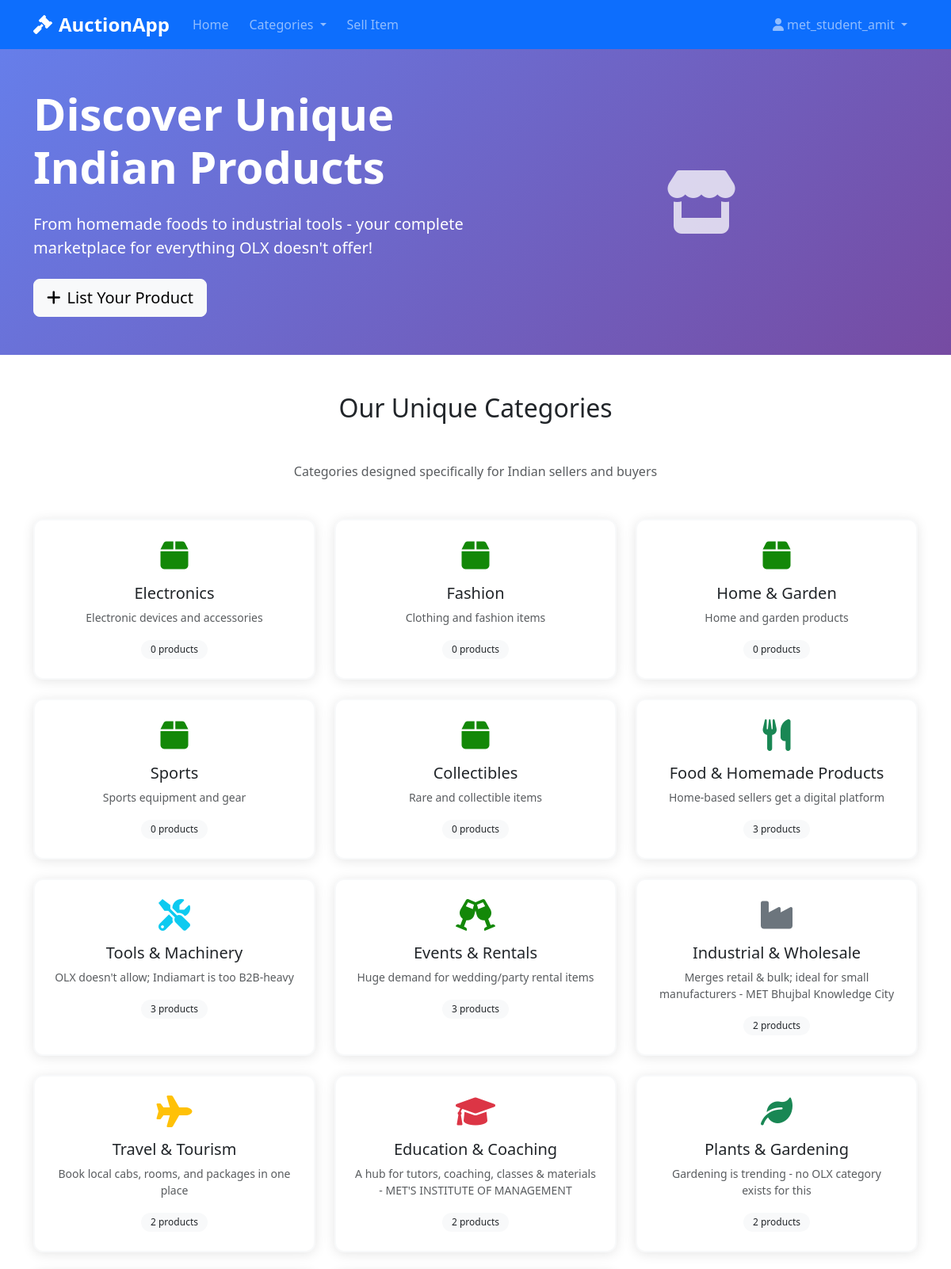
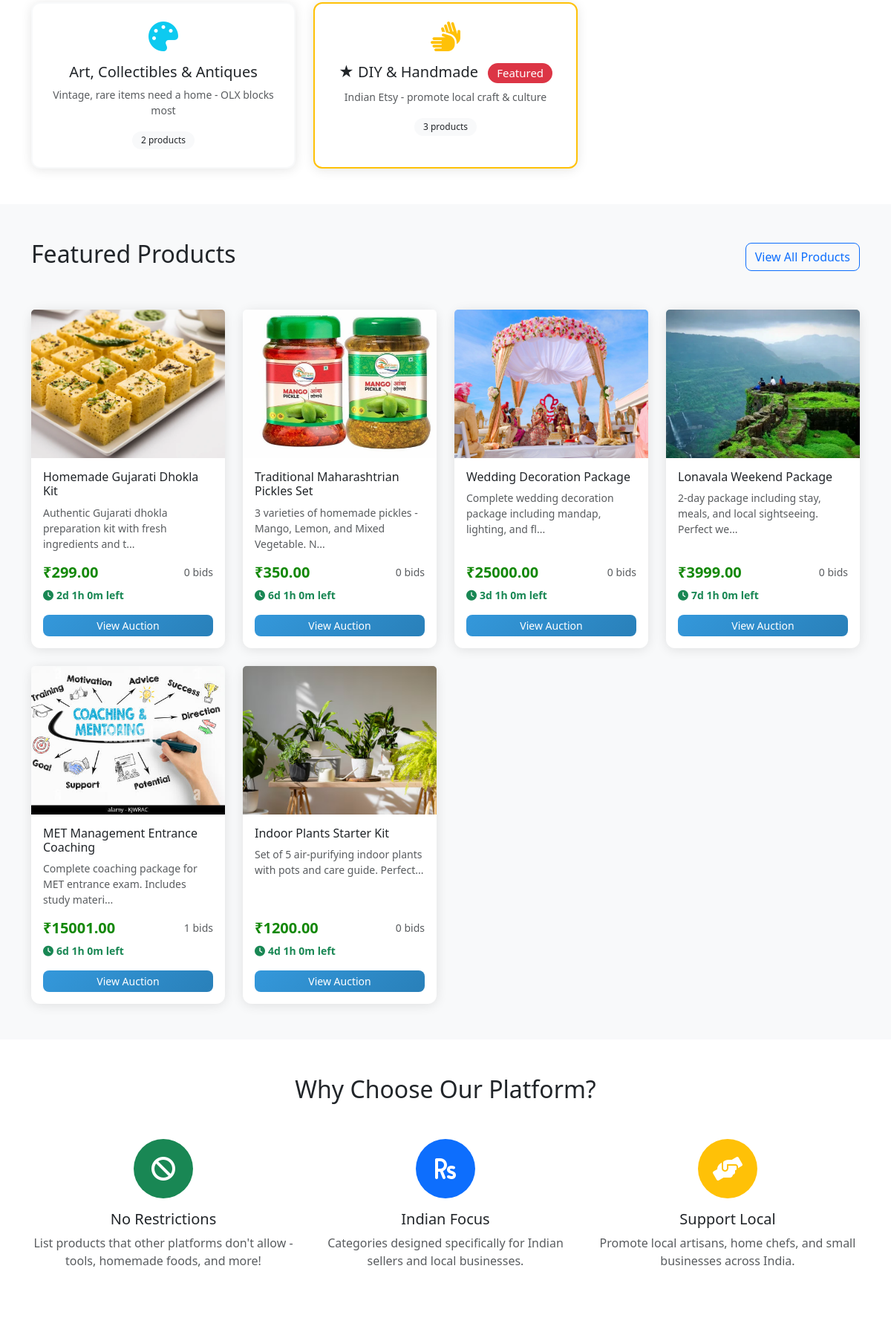
The page / (signed in, upper part) on the database its author committed (2 pictures, top to bottom).
### app.py (models this page shows, shortened)
class User(UserMixin, db.Model):
    __tablename__ = 'users'
    id = db.Column(db.Integer, primary_key=True)
    username = db.Column(db.String(64), unique=True, nullable=False)
    email = db.Column(db.String(120), unique=True, nullable=False)
    password_hash = db.Column(db.String(256), nullable=False)
    is_admin = db.Column(db.Boolean, default=False)
    created_at = db.Column(db.DateTime, default=db.func.current_timestamp())
    products = db.relationship('Product', backref='seller', lazy='dynamic')
    bids = db.relationship('Bid', backref='bidder', lazy='dynamic')

class Category(db.Model):
    __tablename__ = 'categories'
    id = db.Column(db.Integer, primary_key=True)
    name = db.Column(db.String(100), unique=True, nullable=False)
    description = db.Column(db.Text)
    created_at = db.Column(db.DateTime, default=db.func.current_timestamp())
    products = db.relationship('Product', backref='category', lazy='dynamic')

class Product(db.Model):
    __tablename__ = 'products'
    id = db.Column(db.Integer, primary_key=True)
    name = db.Column(db.String(200), nullable=False)
    description = db.Column(db.Text)
    starting_price = db.Column(db.Float, nullable=False)
    current_price = db.Column(db.Float, nullable=False)
    image_url = db.Column(db.String(500))
    end_time = db.Column(db.DateTime, nullable=False)
    created_at = db.Column(db.DateTime, default=db.func.current_timestamp())
    is_active = db.Column(db.Boolean, default=True)
    seller_id = db.Column(db.Integer, db.ForeignKey('users.id'), nullable=False)
    category_id = db.Column(db.Integer, db.ForeignKey('categories.id'), nullable=False)
    bids = db.relationship('Bid', backref='product', lazy='dynamic', order_by='Bid.amount.desc()')
    @property
    def time_remaining(self):
        now = datetime.utcnow()
        if self.end_time > now:
            return self.end_time - now
        return None

### app.py (the view)
@app.route('/')
def home():
    active_products = Product.query.filter(
        Product.end_time > datetime.utcnow(),
        Product.is_active == True
    ).order_by(Product.created_at.desc()).limit(8).all()
    categories = Category.query.all()
    return render_template('home.html', products=active_products, categories=categories)

### app.py (called while the page is built)
@login_manager.user_loader
def load_user(user_id):
    return User.query.get(int(user_id))

@app.context_processor
def inject_user():
    return dict(current_user=current_user)

@app.context_processor
def inject_categories():
    categories = Category.query.all()
    return dict(categories=categories)

### templates/home.html (shortened to what this page needs)
{% extends "base.html" %}
{% block content %}
<section class="hero-section bg-gradient-primary text-white py-5">
    <div class="container">
        <div class="row align-items-center">
            <div class="col-lg-6">
                <h1 class="display-4 fw-bold mb-4">Discover Unique Indian Products</h1>
                <p class="lead mb-4">From homemade foods to industrial tools - your complete marketplace for everything OLX doesn't offer!</p>
                {% if not current_user.is_authenticated %}
                <div class="d-flex gap-3">
                    <a href="{{ url_for('register') }}" class="btn btn-light btn-lg">Start Selling</a>
                    <a href="{{ url_for('login') }}" class="btn btn-outline-light btn-lg">Login</a>
                </div>
                {% else %}
                <a href="{{ url_for('add_product') }}" class="btn btn-light btn-lg">
                    <i class="fas fa-plus me-2"></i>List Your Product
                </a>
                {% endif %}
            </div>
            <div class="col-lg-6 text-center">
                <i class="fas fa-store display-1 opacity-75"></i>
            </div>
        </div>
    </div>
</section>
<section class="py-5">
    <div class="container">
        <h2 class="text-center mb-5">Our Unique Categories</h2>
        <p class="text-center text-muted mb-5">Categories designed specifically for Indian sellers and buyers</p>
        <div class="row g-4">
            {% for category in categories %}
            <div class="col-md-6 col-lg-4">
                <a href="{{ url_for('products_by_category', category_id=category.id) }}"
                   class="category-card text-decoration-none">
                    <div class="card h-100 hover-shadow border-{% if 'DIY' in category.name %}warning{% else %}light{% endif %}">
                        <div class="card-body text-center p-4">
                            {% if 'Food' in category.name %}
                            <i class="fas fa-utensils text-success mb-3" style="font-size: 2.5rem;"></i>
                            {% elif 'Tools' in category.name %}
                            <i class="fas fa-tools text-info mb-3" style="font-size: 2.5rem;"></i>
                            {% elif 'Events' in category.name %}
                            <i class="fas fa-glass-cheers text-primary mb-3" style="font-size: 2.5rem;"></i>
                            {% elif 'Industrial' in category.name %}
                            <i class="fas fa-industry text-secondary mb-3" style="font-size: 2.5rem;"></i>
                            {% elif 'Travel' in category.name %}
                            <i class="fas fa-plane text-warning mb-3" style="font-size: 2.5rem;"></i>
                            {% elif 'Education' in category.name %}
                            <i class="fas fa-graduation-cap text-danger mb-3" style="font-size: 2.5rem;"></i>
                            {% elif 'Plants' in category.name %}
                            <i class="fas fa-leaf text-success mb-3" style="font-size: 2.5rem;"></i>
                            {% elif 'Art' in category.name %}
                            <i class="fas fa-palette text-info mb-3" style="font-size: 2.5rem;"></i>
                            {% elif 'DIY' in category.name %}
                            <i class="fas fa-hands text-warning mb-3" style="font-size: 2.5rem;"></i>
                            {% else %}
                            <i class="fas fa-box text-primary mb-3" style="font-size: 2.5rem;"></i>
                            {% endif %}
                            <h5 class="card-title">
                                {% if 'DIY' in category.name %}★ {% endif %}{{ category.name }}
                                {% if 'DIY' in category.name %}
                                <span class="badge bg-danger ms-2">Featured</span>
                                {% endif %}
                            </h5>
                            <p class="card-text small text-muted">
                                {{ category.description }}
                            </p>
                            <div class="mt-2">
                                <span class="badge bg-light text-dark">
                                    {{ category.products.count() }} products
                                </span>
                            </div>
                        </div>
                    </div>
                </a>
            </div>
            {% endfor %}
        </div>
    </div>
</section>
<section class="py-5 bg-light">
    <div class="container">
        <div class="d-flex justify-content-between align-items-center mb-5">
            <h2>Featured Products</h2>
            <a href="#" class="btn btn-outline-primary">View All Products</a>
        </div>
        <div class="row g-4">
            {% for product in products %}
            <div class="col-md-6 col-lg-3">
                <div class="card product-card h-100 border-{% if 'DIY' in product.category.name %}warning{% else %}light{% endif %}">
                    {% if product.image_url %}
                    <img src="{{ url_for('static', filename=product.image_url) }}"
                         class="card-img-top" alt="{{ product.name }}" style="height: 200px; object-fit: cover;">
                    {% endif %}
                    <div class="card-body d-flex flex-column">
                        <div class="d-flex justify-content-between align-items-start mb-2">
                            <h6 class="card-title mb-0">{{ product.name[:40] }}{% if product.name|length > 40 %}...{% endif %}</h6>
                        </div>
                        <p class="card-text small text-muted flex-grow-1">
                            {{ product.description[:70] }}{% if product.description|length > 70 %}...{% endif %}
                        </p>
                        <div class="mt-auto">
                            <div class="d-flex justify-content-between align-items-center mb-2">
<span class="h5 text-primary mb-0">₹{{ "%.2f"|format(product.current_price) }}</span>
                                <small class="text-muted">{{ product.bids.count() }} bids</small>
                            </div>
                            {% if product.time_remaining %}
                            <div class="time-remaining small text-warning mb-3">
                            </div>
                            {% else %}
                            <div class="time-remaining small text-danger mb-3">
                                <i class="fas fa-clock me-1"></i>Auction ended
                            </div>
                            {% endif %}
                            <a href="{{ url_for('view_product', product_id=product.id) }}"
                               class="btn btn-primary btn-sm w-100">View Auction</a>
                        </div>
                    </div>
                </div>
            </div>
            {% endfor %}
        </div>
    </div>
</section>
<section class="py-5">
    <div class="container">
        <h2 class="text-center mb-5">Why Choose Our Platform?</h2>
        <div class="row g-4">
            <div class="col-md-4 text-center">
                <div class="bg-success text-white rounded-circle mx-auto mb-3 d-flex align-items-center justify-content-center"
                     style="width: 80px; height: 80px;">
                    <i class="fas fa-ban fa-2x"></i>
                </div>
                <h5>No Restrictions</h5>
                <p class="text-muted">List products that other platforms don't allow - tools, homemade foods, and more!</p>
            </div>
            <div class="col-md-4 text-center">
                <div class="bg-primary text-white rounded-circle mx-auto mb-3 d-flex align-items-center justify-content-center"
                     style="width: 80px; height: 80px;">
                    <i class="fas fa-rupee-sign fa-2x"></i>
                </div>
                <h5>Indian Focus</h5>
                <p class="text-muted">Categories designed specifically for Indian sellers and local businesses.</p>
            </div>
            <div class="col-md-4 text-center">
                <div class="bg-warning text-white rounded-circle mx-auto mb-3 d-flex align-items-center justify-content-center"
                     style="width: 80px; height: 80px;">
                    <i class="fas fa-hands-helping fa-2x"></i>
                </div>
                <h5>Support Local</h5>
                <p class="text-muted">Promote local artisans, home chefs, and small businesses across India.</p>
            </div>
        </div>
    </div>
</section>
{% endblock %}

### templates/partials/header.html (shortened to what this page needs)
<nav class="navbar navbar-expand-lg navbar-dark bg-primary sticky-top">
    <div class="container">
        <a class="navbar-brand fw-bold" href="{{ url_for('home') }}">
            <i class="fas fa-gavel me-2"></i>AuctionApp
        </a>
        <div class="collapse navbar-collapse" id="navbarNav">
            <ul class="navbar-nav me-auto">
                <li class="nav-item">
                    <a class="nav-link" href="{{ url_for('home') }}">Home</a>
                </li>
                <li class="nav-item dropdown">
                    <a class="nav-link dropdown-toggle" href="#" role="button" data-bs-toggle="dropdown">
                        Categories
                    </a>
                </li>
                {% if current_user.is_authenticated %}
                <li class="nav-item">
                    <a class="nav-link" href="{{ url_for('add_product') }}">Sell Item</a>
                </li>
                {% endif %}
            </ul>
            <ul class="navbar-nav">
                {% if current_user.is_authenticated %}
                    <li class="nav-item dropdown">
                        <a class="nav-link dropdown-toggle" href="#" role="button" data-bs-toggle="dropdown">
                            <i class="fas fa-user me-1"></i>{{ current_user.username }}
                        </a>
                    </li>
                {% endif %}
            </ul>
        </div>
    </div>
</nav>

### static/css/style.css (style rules this page uses)
:root { --primary-color: #2c3e50; --secondary-color: #3498db; --accent-color: #e74c3c; --success-color: #27ae60; --warning-color: #f39c12; --light-bg: #f8f9fa; }
.bg-gradient-primary { background: linear-gradient(135deg, var(--primary-color) 0%, var(--secondary-color) 100%); }
.hover-shadow { transition: transform 0.2s ease, box-shadow 0.2s ease; }
.product-card { transition: all 0.3s ease; border: none; box-shadow: 0 2px 10px rgba(0,0,0,0.1); }
.category-card .card { transition: all 0.3s ease; border: 2px solid transparent; }
.hero-section { background: linear-gradient(135deg, #667eea 0%, #764ba2 100%); }
.time-remaining { font-weight: 600; }
.btn { border-radius: 8px; font-weight: 500; transition: all 0.3s ease; }
.btn-primary { background: linear-gradient(135deg, var(--secondary-color), #2980b9); border: none; }
.navbar-brand { font-size: 1.5rem; }
.navbar-nav .nav-link { font-weight: 500; margin: 0 5px; border-radius: 6px; transition: all 0.3s ease; }
.card { border: none; border-radius: 12px; box-shadow: 0 2px 15px rgba(0,0,0,0.1); }
.badge { font-weight: 500; padding: 6px 12px; border-radius: 20px; }
.text-primary { color: #138808 !important; }
.h5.text-primary, .h2.text-primary { font-weight: 700; }

### rows shown on the page
User: username "met_student_amit"
Category: name "Electronics", description "Electronic devices and accessories", products.count "0"
Category: name "Fashion", description "Clothing and fashion items", products.count "0"
Category: name "Home & Garden", description "Home and garden products", products.count "0"
Category: name "Sports", description "Sports equipment and gear", products.count "0"
Category: name "Collectibles", description "Rare and collectible items", products.count "0"
Category: name "Food & Homemade Products", description "Home-based sellers get a digital platform", products.count "3"
Category: name "Tools & Machinery", description "OLX doesn't allow; Indiamart is too B2B-heavy", products.count "3"
Category: name "Events & Rentals", description "Huge demand for wedding/party rental items", products.count "3"
Category: name "Industrial & Wholesale", description "Merges retail & bulk; ideal for small manufacturers - MET Bhujbal Knowledge City", products.count "2"
Category: name "Travel & Tourism", description "Book local cabs, rooms, and packages in one place", products.count "2"
Category: name "Education & Coaching", description "A hub for tutors, coaching, classes & materials - MET'S INSTITUTE OF MANAGEMENT", products.count "2"
Category: name "Plants & Gardening", description "Gardening is trending - no OLX category exists for this", products.count "2"
Category: name "Art, Collectibles & Antiques", description "Vintage, rare items need a home - OLX blocks most", products.count "2"
Category: name "DIY & Handmade", shows "Featured", description "Indian Etsy - promote local craft & culture", products.count "3"
Product: image_url (picture), name "Homemade Gujarati Dhokla Kit", description "Authentic Gujarati dhokla preparation kit with fresh ingredients and t", current_price "299.00", bids.count "0"
Product: image_url (picture), name "Traditional Maharashtrian Pickles Set", description "3 varieties of homemade pickles - Mango, Lemon, and Mixed Vegetable. N", current_price "350.00", bids.count "0"
Product: image_url (picture), name "Wedding Decoration Package", description "Complete wedding decoration package including mandap, lighting, and fl", current_price "25000.00", bids.count "0"
Product: image_url (picture), name "Lonavala Weekend Package", description "2-day package including stay, meals, and local sightseeing. Perfect we", current_price "3999.00", bids.count "0"
Product: image_url (picture), name "MET Management Entrance Coaching", description "Complete coaching package for MET entrance exam. Includes study materi", current_price "15001.00", bids.count "1"
Product: image_url (picture), name "Indoor Plants Starter Kit", description "Set of 5 air-purifying indoor plants with pots and care guide. Perfect", current_price "1200.00", bids.count "0"
